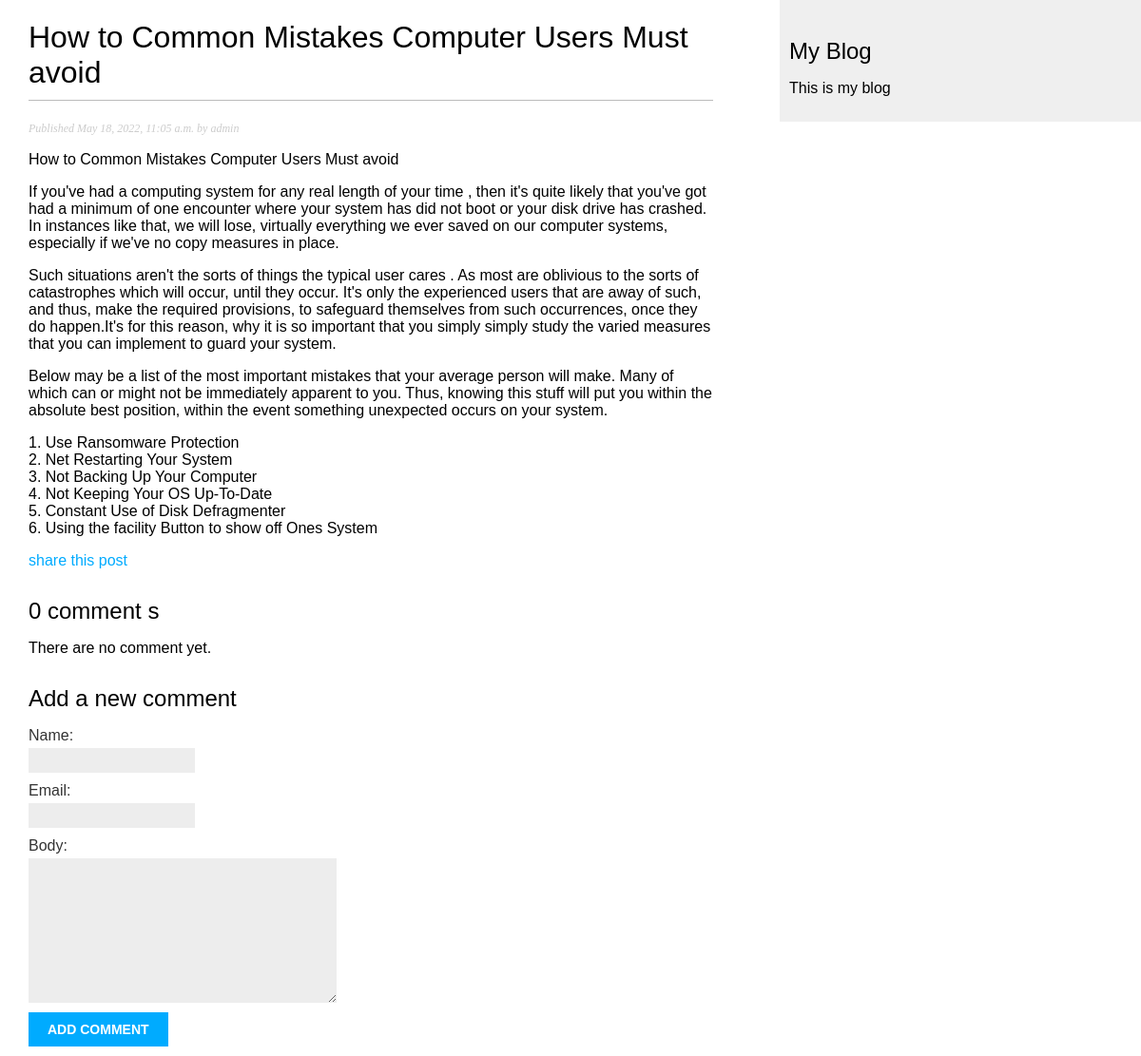
Screenshot of /2022/5/18/common-mistake-in-computer/ with the database file from the repository.
### blog/models.py (models this page shows, shortened)
class Post(models.Model):
    STATUS_CHOISES = (('draft', 'Draft'), ('published','Published'),)
    title=models.CharField(max_length=250)
    slug=models.SlugField(max_length=250, unique_for_date='publish')
    author=models.ForeignKey(User,on_delete=models.CASCADE,related_name='blog_posts')
    body=models.TextField()
    publish=models.DateTimeField(default=timezone.now)
    created=models.DateTimeField(auto_now_add=True)
    updated=models.DateTimeField(auto_now=True)
    status=models.CharField(max_length=10, choices=STATUS_CHOISES,default='draft')
    objects=models.Manager()
    published=PublishedManager( )
    class Meta:
        ordering =('-publish',)

### blog/views.py (the view)
# urls.py: path('<int:year>/<int:month>/<int:day>/<slug:post>/',views.post_detail, name='post_detail'),
def post_detail(request, year, month, day, post):
    post = get_object_or_404(Post, slug=post,
                                status='published',
                                publish__year=year,
                                publish__month=month,
                                publish__day=day)
    comments = post.comments.filter(active=True)
    new_comment = None
    if request.method == 'POST':
        comment_form = CommentForm(data=request.POST)
        if comment_form.is_valid():
            new_comment = comment_form.save(commit=False)
            new_comment.post = post
            new_comment.save()
    else:
        comment_form = CommentForm()
    return render(request,'blog/post/detail.html',{'post': post,'comments': comments,
'new_comment': new_comment,'comment_form': comment_form})

### blog/forms.py
class CommentForm(forms.ModelForm):
    class Meta:
        model = Comment
        fields = ('name', 'email', 'body')

### blog/templates/blog/post/detail.html (shortened to what this page needs)
{% extends 'blog/base.html' %}
{% block content %}
<h1>{{ post.title }}</h1>
<p class="date">
    Published {{post.publish}} by {{post.author}}
</p>
{{post.body|linebreaks}}
<p>
    <a href="{% url 'blog:post_share' post.id  %}"> share this post</a>
</p>
    {% with comments.count as total_comments %}
<h2>
    {{ total_comments }} comment {{ total_comments| pluralize}}
</h2>
    {% endwith %}
    {% for comment in comments  %}
    <div class="comment">
        <p class="info">
            Comment {{ forloop.counter }} by  {{comment.name}}{{comment.created}}
        </p>
        {{ comment.body| linebreaks}}
    </div>
    {% empty %}
    <p>There are no comment yet.</p>
    {% endfor %}
    {% if new_comment %}
    <h2>Your comment has been added.</h2>
    {% else %}
    <h2>Add a new comment</h2>
    <form action="" method="POST">
        {{ comment_form.as_p}}
        <p> <input type="submit" value="Add Comment"></p>
    </form>
    {% endif %}
{% endblock content %}

### blog/static/css/blog.css (style rules this page uses)
body { margin:0; padding:0; font-family:helvetica, sans-serif; }
a { color:#00abff; text-decoration:none; }
h1 { font-weight:normal; border-bottom:1px solid #bbb; padding:0 0 10px 0; }
h2 { font-weight:normal; margin:30px 0 0; }
p.date { color:#ccc; font-family: georgia, serif; font-size: 12px; font-style: italic; }
label { float:left; clear:both; color:#333; margin-bottom:4px; }
input, textarea { clear:both; float:left; margin:0 0 10px; background:#ededed; border:0; padding:6px 10px; font-size:12px; }
input[type=submit] { font-weight:bold; background:#00abff; color:#fff; padding:10px 20px; font-size:14px; text-transform:uppercase; }

### rows the page displays
Post: title "How to Common Mistakes Computer Users Must avoid", publish "May 18, 2022, 11:05 a.m.", author "admin", body "How to Common Mistakes Computer Users Must avoid If you've had a computing system for any real length of your time , then it's quite likely that you've got had a minimum of one encounter where your system has did not boot or your disk drive has crashed. In instances like that, we will lose, virtually everything we ever saved on our computer systems, especially if we've no copy measures in place. Such situations aren't the sorts of things the typical user cares . As most are oblivious to the sorts of catastrophes which will occur, until they occur. It's only the experienced users that are away of such, and thus, make the required provisions, to safeguard themselves from such occurrences,…"

### other values shown
{{ total_comments }} "0"
{{ total_comments| pluralize }} "s"
